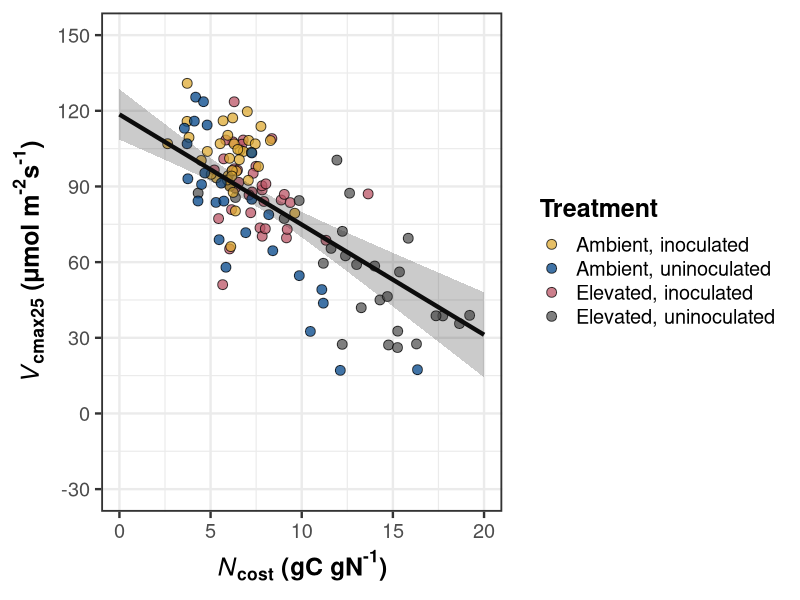
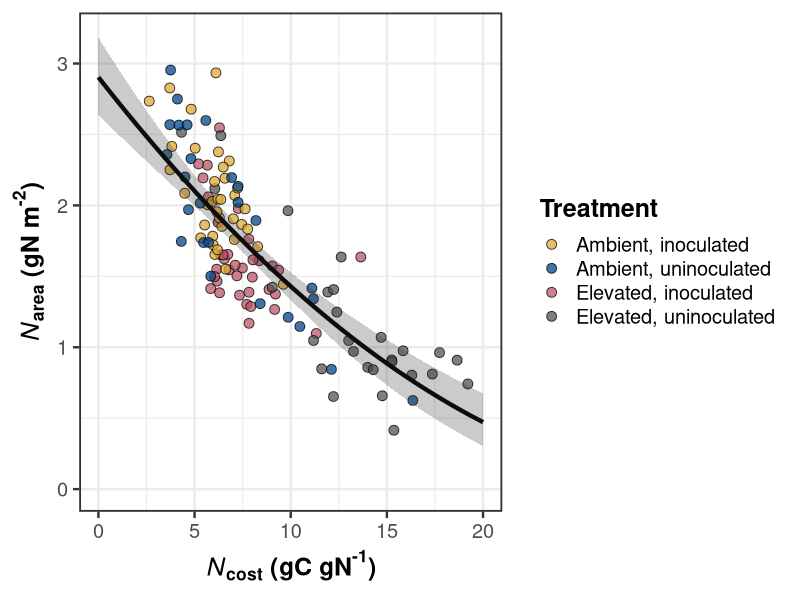
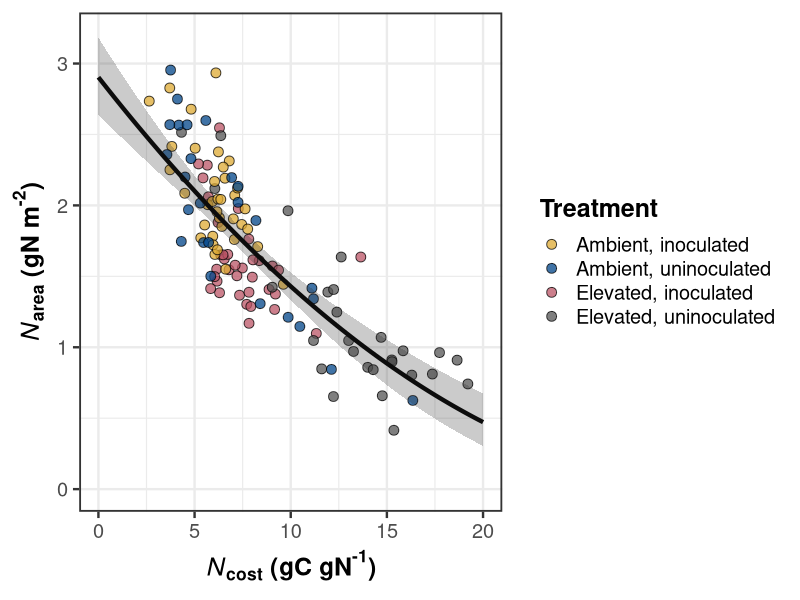
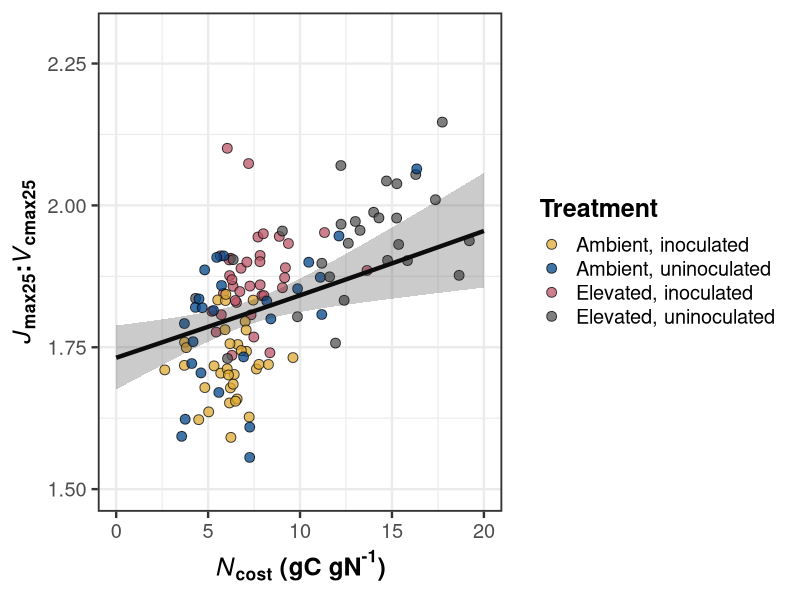

R code for these plots, in order: (Note: this script raises an error after producing the figures.)
##########################################################################
## Load libraries and import data
##########################################################################
# Libraries
library(lme4)
library(emmeans)
library(tidyverse)
library(ggpubr)

# Turn off digit rounding in emmean args
emm_options(opt.digits = FALSE)

# Load compiled datasheet
df <- read.csv("../data_sheets/NxCO2xI_compiled_datasheet.csv",
               na.strings = "NA") %>%
  mutate(n.trt = as.numeric(n.trt)) %>%
  filter(inoc == "inoc" | (inoc == "no.inoc" & nodule.biomass < 0.05)) %>%
  unite(col = "co2.inoc", co2:inoc, sep = "_", remove = FALSE) 

## Add colorblind friendly palette
cbbPalette3 <- c("#DDAA33", "#004488", "#BB5566", "#555555")


df$ncost[df$ncost > 20] <- NA

##########################################################################
## Ncost:Vcmax25 regline prep
##########################################################################
vcmax.ncost <- lmer(vcmax25 ~ ncost * co2 * inoc + (1|rack:co2), data = df)
shapiro.test(residuals(vcmax.ncost))
test(emtrends(vcmax.ncost, ~co2*inoc, "ncost"))

## Emmean fxns for regression lines + error ribbons
vcmax.ncost.full <- data.frame(emmeans(vcmax.ncost, ~inoc*co2, "ncost",
                                       at = list(ncost = seq(0, 20, 0.1)),
                                       type = "response")) %>%
  unite(col = "co2.inoc", co2:inoc, sep = "_", remove = FALSE)

vcmax.ncost.regline <- data.frame(emmeans(vcmax.ncost, ~1, "ncost",
                                          at = list(ncost = seq(0, 20, 0.1)),
                                          type = "response")) %>%
  mutate(co2 = X1,inoc = X1, co2.inoc = X1) %>%
  full_join(vcmax.ncost.full) %>%
  dplyr::select(ncost, co2, inoc, co2.inoc, everything(), -X1) %>%
  mutate(linetype = ifelse(co2.inoc == "elv_inoc" | co2.inoc == "amb_inoc", 
                           "dashed", "solid"))

##########################################################################
## Ncost:Vcmax25 plot
##########################################################################
vcmax.ncost.plot <- ggplot(data = df, 
                           aes(x = ncost, y = vcmax25)) +
  geom_jitter(aes(fill = co2.inoc),
              size = 3, shape = 21, alpha = 0.75) +
  geom_smooth(data = subset(vcmax.ncost.regline, co2.inoc == "overall"),
              aes(y = emmean), size = 1.5, se = FALSE, color = "black") +
  geom_ribbon(data = subset(vcmax.ncost.regline, co2.inoc == "overall"),
              aes(y = emmean, ymin = lower.CL, ymax = upper.CL), 
              size = 1.5, alpha = 0.25) +
  scale_fill_manual(values = cbbPalette3,
                    labels = c("Ambient, inoculated",
                               "Ambient, uninoculated",
                               "Elevated, inoculated",
                               "Elevated, uninoculated")) +
  scale_color_manual(values = cbbPalette3,
                     labels = c("Ambient, inoculated",
                                "Ambient, uninoculated",
                                "Elevated, inoculated",
                                "Elevated, uninoculated")) +
  scale_y_continuous(limits = c(-30, 150), breaks = seq(-30, 150, 30)) +
  labs(x = expression(bold(italic("N")["cost"]*" (gC gN"^"-1"*")")),
       y = expression(bold(italic("V")["cmax25"]*" (μmol m"^"-2"*"s"^"-1"*")")),
       fill = "Treatment", color = "Treatment") +
  guides(linetype = "none") +
  theme_bw(base_size = 18) +
  theme(axis.title = element_text(face = "bold"),
        legend.title = element_text(face = "bold"),
        panel.border = element_rect(size = 1.25))
vcmax.ncost.plot

##########################################################################
## Ncost:Narea regline prep
##########################################################################
narea.ncost <- lmer(sqrt(narea) ~ ncost * co2 * inoc + (1|rack:co2), data = df)
shapiro.test(residuals(narea.ncost))
test(emtrends(narea.ncost, ~co2*inoc, "ncost"))

## Emmean fxns for regression lines + error ribbons
narea.ncost.full <- data.frame(emmeans(narea.ncost, ~inoc*co2, "ncost",
                                       at = list(ncost = seq(0, 20, 0.1)),
                                       type = "response")) %>%
  unite(col = "co2.inoc", co2:inoc, sep = "_", remove = FALSE)

narea.ncost.regline <- data.frame(emmeans(narea.ncost, ~1, "ncost",
                                          at = list(ncost = seq(0, 20, 0.1)),
                                          type = "response")) %>%
  mutate(co2 = X1,inoc = X1, co2.inoc = X1) %>%
  full_join(narea.ncost.full) %>%
  dplyr::select(ncost, co2, inoc, co2.inoc, everything(), -X1)

##########################################################################
## Ncost:Narea plot
##########################################################################
narea.ncost.plot <- ggplot(data = df, 
                           aes(x = ncost, y = narea)) +
  geom_jitter(aes(fill = co2.inoc),
              size = 3, shape = 21, alpha = 0.75) +
  geom_smooth(data = subset(narea.ncost.regline, co2.inoc == "overall"),
              aes(y = response), size = 1.5, se = FALSE, color = "black") +
  geom_ribbon(data = subset(narea.ncost.regline, co2.inoc == "overall"),
              aes(y = response, ymin = lower.CL, ymax = upper.CL), 
              size = 1.5, alpha = 0.25) +
  scale_fill_manual(values = cbbPalette3,
                    labels = c("Ambient, inoculated",
                               "Ambient, uninoculated",
                               "Elevated, inoculated",
                               "Elevated, uninoculated")) +
  scale_color_manual(values = cbbPalette3,
                     labels = c("Ambient, inoculated",
                                "Ambient, uninoculated",
                                "Elevated, inoculated",
                                "Elevated, uninoculated")) +
  scale_y_continuous(limits = c(0, 3.2), breaks = seq(0, 3, 1)) +
  labs(x = expression(bold(italic("N")["cost"]*" (gC gN"^"-1"*")")),
       y = expression(bold(italic("N")["area"]*" (gN m"^"-2"*")")),
       fill = "Treatment", color = "Treatment") +
  guides(linetype = "none") +
  theme_bw(base_size = 18) +
  theme(axis.title = element_text(face = "bold"),
        legend.title = element_text(face = "bold"),
        panel.border = element_rect(size = 1.25))
narea.ncost.plot

##########################################################################
## Ncost:Narea regline prep
##########################################################################
narea.beta <- lmer(narea ~ chi * co2 * inoc + (1|rack:co2), data = df)
shapiro.test(residuals(narea.beta))
test(emtrends(narea.beta, ~co2*inoc, "chi"))

## Emmean fxns for regression lines + error ribbons
narea.beta.full <- data.frame(emmeans(narea.beta, ~inoc*co2, "chi",
                                       at = list(chi = seq(0.4, 0.8, 0.01)),
                                       type = "response")) %>%
  unite(col = "co2.inoc", co2:inoc, sep = "_", remove = FALSE)

narea.beta.regline <- data.frame(emmeans(narea.beta, ~1, "chi",
                                          at = list(chi = seq(0.4, 0.8, 0.01)),
                                          type = "response")) %>%
  mutate(co2 = X1,inoc = X1, co2.inoc = X1) %>%
  full_join(narea.beta.full) %>%
  dplyr::select(chi, co2, inoc, co2.inoc, everything(), -X1)

##########################################################################
## Ncost:Narea plot
##########################################################################
narea.beta.plot <- ggplot(data = df, 
                           aes(x = beta, y = ncost)) +
  geom_jitter(aes(fill = co2.inoc),
              size = 3, shape = 21, alpha = 0.75) +
  geom_smooth(data = subset(narea.beta.regline, co2.inoc == "overall"),
              aes(x = chi, y = emmean), size = 1.5, se = FALSE, color = "black") +
  geom_ribbon(data = subset(narea.beta.regline, co2.inoc == "overall"),
              aes(y = emmean, ymin = lower.CL, ymax = upper.CL), 
              size = 1.5, alpha = 0.25) +
  scale_fill_manual(values = cbbPalette3,
                    labels = c("Ambient, inoculated",
                               "Ambient, uninoculated",
                               "Elevated, inoculated",
                               "Elevated, uninoculated")) +
  scale_color_manual(values = cbbPalette3,
                     labels = c("Ambient, inoculated",
                                "Ambient, uninoculated",
                                "Elevated, inoculated",
                                "Elevated, uninoculated")) +
  scale_y_continuous(limits = c(0, 3.2), breaks = seq(0, 3, 1)) +
  labs(x = expression(bold(italic("N")["cost"]*" (gC gN"^"-1"*")")),
       y = expression(bold(italic("N")["area"]*" (gN m"^"-2"*")")),
       fill = "Treatment", color = "Treatment") +
  guides(linetype = "none") +
  theme_bw(base_size = 18) +
  theme(axis.title = element_text(face = "bold"),
        legend.title = element_text(face = "bold"),
        panel.border = element_rect(size = 1.25))
narea.ncost.plot

##########################################################################
## Ncost:Jvmax25 regline prep
##########################################################################
jmax25.vcmax25.ncost <- lmer(sqrt(jmax25.vcmax25) ~ ncost * co2 * inoc + (1|rack:co2), data = df)
shapiro.test(residuals(jmax25.vcmax25.ncost))
test(emtrends(jmax25.vcmax25.ncost, ~co2*inoc, "ncost"))

## Emmean fxns for regression lines + error ribbons
jmax25.vcmax25.ncost.full <- data.frame(emmeans(jmax25.vcmax25.ncost, ~inoc*co2, "ncost",
                                       at = list(ncost = seq(0, 20, 0.1)),
                                       type = "response")) %>%
  unite(col = "co2.inoc", co2:inoc, sep = "_", remove = FALSE)

jmax25.vcmax25.ncost.regline <- data.frame(emmeans(jmax25.vcmax25.ncost, ~1, "ncost",
                                          at = list(ncost = seq(0, 20, 0.1)),
                                          type = "response")) %>%
  mutate(co2 = X1,inoc = X1, co2.inoc = X1) %>%
  full_join(jmax25.vcmax25.ncost.full) %>%
  dplyr::select(ncost, co2, inoc, co2.inoc, everything(), -X1) %>%
  mutate(linetype = ifelse(co2.inoc == "elv_inoc" | co2.inoc == "amb.inoc",
                           "dashed", "solid"))

##########################################################################
## Ncost: Jvmax25 plot
##########################################################################
jmax25.vcmax25.ncost.plot <- ggplot(data = df, 
                           aes(x = ncost, y = jmax25.vcmax25)) +
  geom_jitter(aes(fill = co2.inoc),
              size = 3, shape = 21, alpha = 0.75) +
  geom_smooth(data = subset(jmax25.vcmax25.ncost.regline, co2.inoc == "overall"),
              aes(y = response), size = 1.5, se = FALSE, color = "black") +
  geom_ribbon(data = subset(jmax25.vcmax25.ncost.regline, co2.inoc == "overall"),
              aes(y = response, ymin = lower.CL, ymax = upper.CL), 
              size = 1.5, alpha = 0.25) +
  scale_fill_manual(values = cbbPalette3,
                    labels = c("Ambient, inoculated",
                               "Ambient, uninoculated",
                               "Elevated, inoculated",
                               "Elevated, uninoculated")) +
  scale_color_manual(values = cbbPalette3,
                     labels = c("Ambient, inoculated",
                                "Ambient, uninoculated",
                                "Elevated, inoculated",
                                "Elevated, uninoculated")) +
  scale_y_continuous(limits = c(1.5, 2.3), breaks = seq(1.5, 2.25, 0.25)) +
  labs(x = expression(bold(italic("N")["cost"]*" (gC gN"^"-1"*")")),
       y = expression(bold(italic("J")["max25"]*":"*italic(V)["cmax25"])),
       fill = "Treatment", color = "Treatment") +
  guides(linetype = "none") +
  theme_bw(base_size = 18) +
  theme(axis.title = element_text(face = "bold"),
        legend.title = element_text(face = "bold"),
        panel.border = element_rect(size = 1.25))
jmax25.vcmax25.ncost.plot

##########################################################################
## Ncost:Narea regline prep
##########################################################################
ncost.beta <- lmer(ncost ~ log(beta) * co2 * inoc + (1|rack:co2), data = df)
shapiro.test(residuals(ncost.beta))
test(emtrends(ncost.beta, ~co2*inoc, "beta"))

## Emmean fxns for regression lines + error ribbons
ncost.beta.full <- data.frame(emmeans(ncost.beta, ~inoc*co2, "beta",
                                      at = list(beta = seq(0, 400, 1)),
                                      type = "response")) %>%
  unite(col = "co2.inoc", co2:inoc, sep = "_", remove = FALSE)

ncost.beta.elv_inoc <- subset(ncost.beta.full, co2.inoc == "elv_inoc" & beta < 150)
ncost.beta.elv_no.inoc <- subset(ncost.beta.full, co2.inoc == "elv_no.inoc" & beta < 100)
ncost.beta.amb_inoc <- subset(ncost.beta.full, co2.inoc == "amb_inoc" & beta < 225)
ncost.beta.amb_no.inoc <- subset(ncost.beta.full, co2.inoc == "amb_no.inoc" & beta > 100)

ncost.beta.cleaned <- ncost.beta.elv_inoc %>% full_join(ncost.beta.elv_no.inoc) %>%
  full_join(ncost.beta.amb_inoc) %>% full_join(ncost.beta.amb_no.inoc)


ncost.beta.regline <- data.frame(emmeans(ncost.beta, ~1, "beta",
                                         at = list(beta = seq(0, 400, 1)),
                                         type = "response")) %>%
  mutate(co2 = X1,inoc = X1, co2.inoc = X1) %>%
  full_join(ncost.beta.cleaned) %>%
  dplyr::select(beta, co2, inoc, co2.inoc, everything(), -X1) %>%
  mutate(linetype = ifelse(co2.inoc == "elv_inoc" | co2.inoc == "amb_inoc",
                           "dashed", "solid"))

##########################################################################
## Ncost:Narea plot
##########################################################################
ncost.beta.plot <- ggplot(data = df, 
                          aes(x = beta, y = ncost)) +
  geom_jitter(aes(fill = co2.inoc),
              size = 3, shape = 21, alpha = 0.75) +
  geom_smooth(data = subset(ncost.beta.regline, co2.inoc != "overall"),
              aes(x = beta, y = response, color = co2.inoc, linetype = linetype),
              size = 1.5, se = FALSE) +
  geom_ribbon(data = subset(ncost.beta.regline, co2.inoc != "overall"),
              aes(y = response, ymin = lower.CL, ymax = upper.CL, fill = co2.inoc), 
              size = 1.5, alpha = 0.25) +
  scale_fill_manual(values = cbbPalette3,
                    labels = c("Ambient, inoculated",
                               "Ambient, uninoculated",
                               "Elevated, inoculated",
                               "Elevated, uninoculated")) +
  scale_color_manual(values = cbbPalette3,
                     labels = c("Ambient, inoculated",
                                "Ambient, uninoculated",
                                "Elevated, inoculated",
                                "Elevated, uninoculated")) +
  scale_linetype_manual(values = c("dashed", "solid")) +
  scale_y_continuous(limits = c(0, 24), breaks = seq(0, 24, 8)) +
  labs(x = expression(beta),
       y = expression(bold(italic("N")["cost"]*" (gC gN"^"-1"*")")),
       fill = "Treatment", color = "Treatment") +
  guides(linetype = "none") +
  theme_bw(base_size = 18) +
  theme(axis.title = element_text(face = "bold"),
        legend.title = element_text(face = "bold"),
        panel.border = element_rect(size = 1.25))

png("../working_drafts/figs/NxCO2xI_beta_ncost.png",
    width = 8, height = 5, units = "in", res = 600)
ncost.beta.plot
dev.off()

##########################################################################
## beta:Vcmax25 regline prep
##########################################################################
vcmax.beta <- lmer(vcmax25 ~ beta * co2 * inoc + (1|rack:co2), data = df)
shapiro.test(residuals(vcmax.beta))
test(emtrends(vcmax.beta, ~co2*inoc, "beta"))

## Emmean fxns for regression lines + error ribbons
vcmax.beta.full <- data.frame(emmeans(vcmax.beta, ~inoc*co2, "beta",
                                       at = list(beta = seq(0, 400, 1)),
                                       type = "response")) %>%
  unite(col = "co2.inoc", co2:inoc, sep = "_", remove = FALSE)

vcmax.beta.regline <- data.frame(emmeans(vcmax.beta, ~1, "beta",
                                          at = list(beta = seq(0, 400, 1)),
                                          type = "response")) %>%
  mutate(co2 = X1,inoc = X1, co2.inoc = X1) %>%
  full_join(vcmax.beta.full) %>%
  dplyr::select(beta, co2, inoc, co2.inoc, everything(), -X1) %>%
  mutate(linetype = ifelse(co2.inoc == "amb_no.inoc", 
                           "solid", "dashed"))

##########################################################################
## Ncost:Vcmax25 plot
##########################################################################
vcmax.ncost.plot <- ggplot(data = df, 
                           aes(x = beta, y = vcmax25)) +
  geom_jitter(aes(fill = co2.inoc),
              size = 3, shape = 21, alpha = 0.75) +
  geom_smooth(data = subset(vcmax.beta.regline, co2.inoc == "overall"),
              aes(y = emmean), size = 1.5, se = FALSE, color = "black") +
  geom_ribbon(data = subset(vcmax.beta.regline, co2.inoc == "overall"),
              aes(y = emmean, ymin = lower.CL, ymax = upper.CL), 
              size = 1.5, alpha = 0.25) +
  scale_fill_manual(values = cbbPalette3,
                    labels = c("Ambient, inoculated",
                               "Ambient, uninoculated",
                               "Elevated, inoculated",
                               "Elevated, uninoculated")) +
  scale_color_manual(values = cbbPalette3,
                     labels = c("Ambient, inoculated",
                                "Ambient, uninoculated",
                                "Elevated, inoculated",
                                "Elevated, uninoculated")) +
  scale_y_continuous(limits = c(-30, 150), breaks = seq(-30, 150, 30)) +
  labs(x = expression(bold(italic("N")["cost"]*" (gC gN"^"-1"*")")),
       y = expression(bold(italic("V")["cmax25"]*" (μmol m"^"-2"*"s"^"-1"*")")),
       fill = "Treatment", color = "Treatment") +
  guides(linetype = "none") +
  theme_bw(base_size = 18) +
  theme(axis.title = element_text(face = "bold"),
        legend.title = element_text(face = "bold"),
        panel.border = element_rect(size = 1.25))
vcmax.ncost.plot


##########################################################################
## Leaf N:total leaf N plot
##########################################################################
nmass.totalleafN <- lmer()

nmass.per.totalleafN <- emmeans()


ggplot(data = df, 
       aes(x = pnue, y = wpn)) +
  geom_jitter(aes(fill = co2.inoc),
              size = 3, shape = 21, alpha = 0.75)



##########################################################################
## Exploratory figs 
##########################################################################

png("../working_drafts/figs/NxCO2xI_expl_rdvcmax_ncost.png",
    width = 9, height = 5.5, units = "in", res = 600)
rd25.vcmax25.ncost.plot
dev.off()

png("../working_drafts/figs/NxCO2xI_expl_figs.png",
    height = 8, width = 12, units = "in", res = 600)
ggarrange(narea.ncost.plot, vcmax.ncost.plot, jmax25.vcmax25.ncost.plot,
          ncol = 2, nrow = 2, common.legend = TRUE, legend = "right",
          align = "hv")
dev.off()
